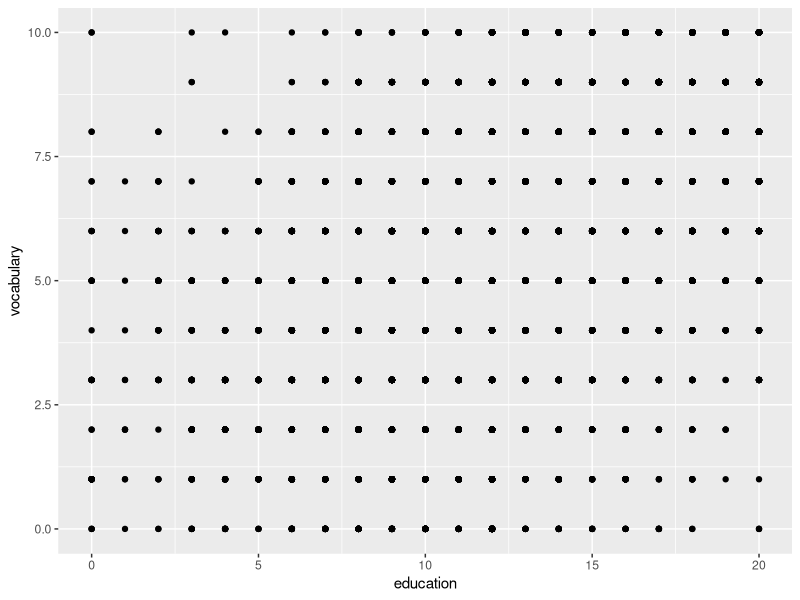
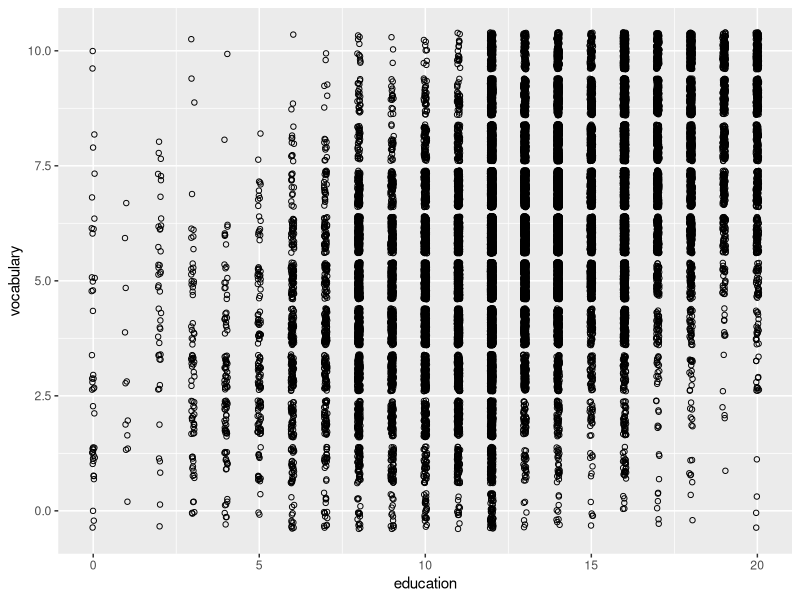
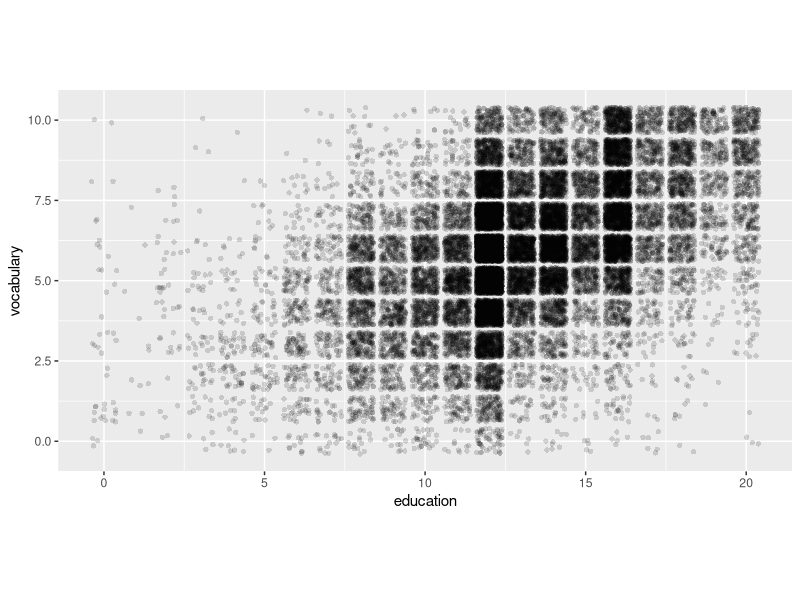
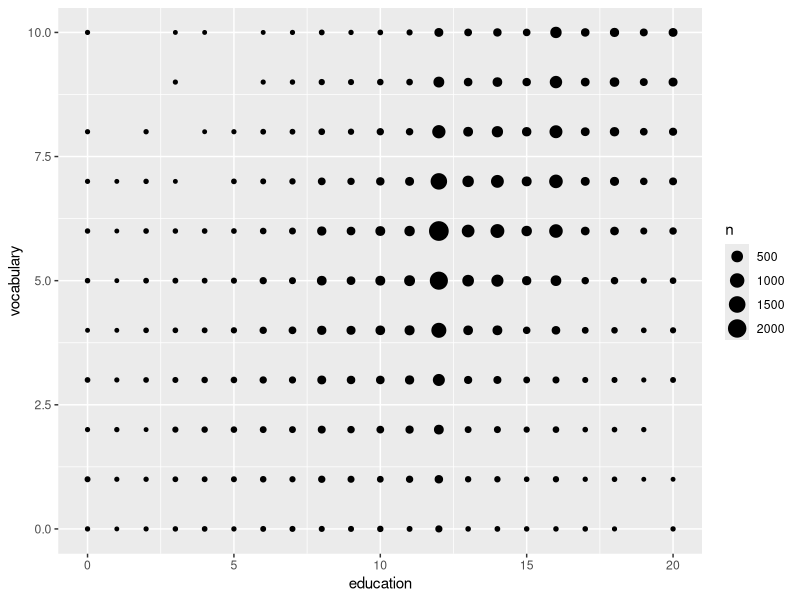
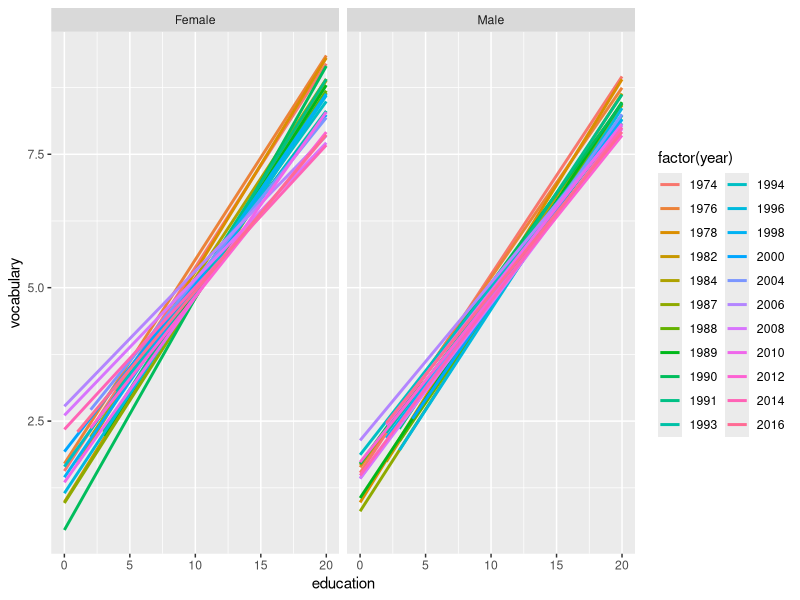

These charts were generated, in order, by the following R code:
# Data Viz coding challenge, 
# DSI-2022-01

# Load packages
library(tidyverse)
library(car) # Companion to Applied Regression in R

# The vocab dataset
Vocab %>% 
  as_tibble() -> Vocab
# 4 variables:
#  year (when the test was given), 
#  sex, 
#  education (years of education), 
#  vocabulary (score on a test)
# Does score on a vocabulary test (y, depedent variable) improve with years of education (independent variable) a student has
# Y ~ X, how we describe y given x, 
# What kind of a plot would answer this question?
Vocab



# plot:
ggplot(Vocab, aes(education, vocabulary)) +
  geom_point()

# just jittering on width, but height is still default
ggplot(Vocab, aes(education, vocabulary)) +
  geom_jitter(width = 0.05, shape = 1)

# Nicest version
ggplot(Vocab, aes(education, vocabulary)) +
  geom_jitter(alpha = 0.15, shape = 16) +
  coord_fixed()
# + 
#   stat_summary(fun.data = mean_sdl, fun.args = list(mult = 1), color="red")

# A different geom? or statistic:
# "count" the number of observations
ggplot(Vocab, aes(education, vocabulary)) +
  stat_sum()



# # look at later:
# ggplot(Vocab, aes(x=year, y=vocabulary, color=year)) +
#   geom_jitter(shape=1) +
#   geom_smooth()
# 
# # Not really answering the question
# Vocab %>% 
#   group_by(year) %>% 
#   summarise(voc_avg = mean(vocabulary)) %>% 
#   ggplot(aes(x=year,y=voc_avg ))+
#   geom_point()+
#   geom_smooth()


# Using facets and lm according to sex and year (the remaining two variables)

Vocab %>% 
  # filter(year %in% c(1974, 2016)) %>% 
  ggplot(aes(education, vocabulary, color = factor(year))) +
  stat_smooth(method = "lm", se = FALSE) +
  facet_grid(. ~ sex)

# gganimate
library(gganimate)
# An example, but needs to be improved
anim <- Vocab %>% 
  # filter(year %in% c(1974, 2016)) %>% 
  ggplot(aes(education, vocabulary, color = factor(year))) +
  stat_smooth(method = "lm", se = FALSE) +
  facet_grid(. ~ sex) +
  transition_reveal(year)
anim
